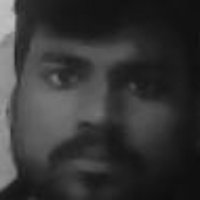
#> input picture faces/Sahni/0.jpg, 200 x 200 px, given in place of the camera
$ python register.py
#> lines starting #> are read from the running program, lines starting #| are printed output that depends on the picture
#> the answer given: faces/Sahni/0.jpg
import cv2
import os

FACE_SIZE = (200, 200)

def register_user(name):
#> called with name = 'faces/Sahni/0.jpg'
    detector = cv2.CascadeClassifier(
        cv2.data.haarcascades + "haarcascade_frontalface_default.xml"
    )

    save_path = f"faces/{name}"
    os.makedirs(save_path, exist_ok=True)

    cam = cv2.VideoCapture(0)

    if not cam.isOpened():
        print("❌ Camera not opening")
        return

    print("📸 Registration started. Look at the camera...")

    count = 0
    while count < 25:   # 🔴 capture MORE images
        ret, frame = cam.read()
#> frame is the input picture: shape (200, 200, 3); min 14, max 191, mean 53.3
        if not ret:
            print("❌ Failed to grab frame")
            break

        gray = cv2.cvtColor(frame, cv2.COLOR_BGR2GRAY)
        faces = detector.detectMultiScale(
            gray,
            scaleFactor=1.1,
            minNeighbors=3,
            minSize=(80, 80)
        )
#> faces = [[10, 12, 175, 175]]

        for (x, y, w, h) in faces:
            face = gray[y:y+h, x:x+w]
            face = cv2.resize(face, FACE_SIZE)   # 🔴 force same size
            cv2.imwrite(f"{save_path}/{count}.jpg", face)
            count += 1
            print(f"✅ Image {count} saved")
#> this loop made 1 pass
#> (x, y, w, h, count) on pass 1: (10, 12, 175, 175, 1)
#| ✅ Image 1 saved
#> pass 1, in register_user, `face = gray[y:y+h, x:x+w]`:
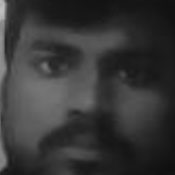
#> face: shape (175, 175); min 15, max 191, mean 54.4
#> after the loop, count = 1

        cv2.imshow("Register Face (ESC to quit)", frame)

        if cv2.waitKey(1) == 27:  # ESC
#> (key Esc is pressed here)
            break

    cam.release()
    cv2.destroyAllWindows()
    print("🎉 Registration complete!")

# ---------- RUN FROM TERMINAL ----------
if __name__ == "__main__":
    name = input("Enter your name: ").strip()
    if not name:
        print("❌ Name cannot be empty")
    else:
        register_user(name)
